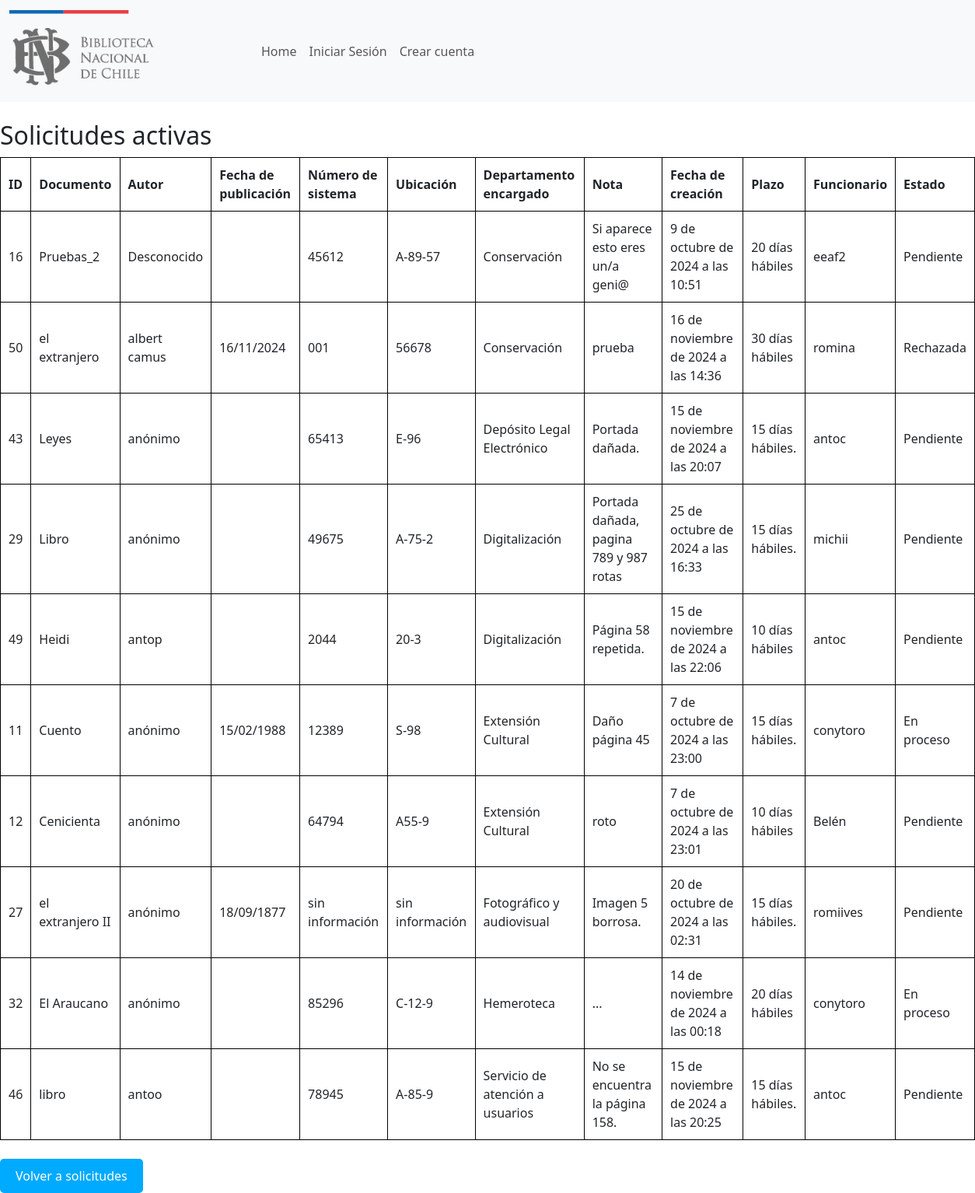
Page /cuentas/solicitudes_activas/?activas=true on the committed database.
### Cuentas/models.py (models this page shows, shortened)
class Solicitudes(models.Model):
    ESTADOS = [
        ('Pendiente','Pendiente'),
        ('En proceso','En proceso'),
        ('Completada','Completada'),
        ('Rechazada','Rechazada')
    ]
    DEPARTAMENTOS = [
        ("placeholder","Seleccionar"),
        ("Extensión Cultural","Extensión Cultural"),
        ("Servicio de atención a usuarios","Servicio de atención a usuarios"),
        ("Conservación","Conservación"),
        ("Digitalización","Digitalización"),
        ("Depósito Legal","Depósito Legal"),
        ("Adquisiciones Bibliográficas","Adquisiciones Bibliográficas"),
        ("Depósito Legal Electrónico","Depósito Legal Electrónico"),
        ("Mapoteca","Mapoteca"),
        ("Láminas y estampas","Láminas y estampas"),
        ("Fotográfico y audiovisual","Fotográfico y audiovisual"),
        ("Periódicos","Periódicos"),
        ("Hemeroteca","Hemeroteca"),
        ("Fondo General","Fondo General"),
        ("Sección Chilena","Sección Chilena")
        ]
    Prioridad=[
        ("Muy Importante","Muy Importante"),
        ("Importante","Importante"),
        ("Poco Importante","Poco Importante")
    ]
    documento = models.CharField(max_length=100)
    autor = models.CharField(max_length=60,blank=True)
    fecha_publicación = models.CharField(max_length=20,blank=True)
    número_de_sistema = models.CharField(max_length=20,blank=True)
    ubicación = models.CharField(max_length=20,blank=True)
    departamento = models.CharField(max_length=60, choices=DEPARTAMENTOS,default="placeholder")
    nota = models.TextField(blank=True)
    fecha = models.DateTimeField(auto_now_add=True)
    plazo = models.CharField(max_length=20, blank=True)
    funcionario = models.CharField(max_length=60)
    estado = models.CharField(max_length=20, choices=ESTADOS, default='pendiente')
    prioridad= models.CharField(max_length=120, choices=Prioridad, default="Importante")
    class Meta:
        ordering = ['-fecha']  # Ordena por fecha de manera ascendente
        ordering = ['departamento']

### Cuentas/views.py (the view)
# urls.py: path('solicitudes_activas/', views.filtrar_activas, name='filtrar_activas'),
def filtrar_activas(request):
    if 'activas' in request.GET and request.GET['activas'] == 'true':
        var_activas = Solicitudes.objects.exclude(estado='Completada')
    else:
        var_activas = Solicitudes.objects.all()
    return render(request, 'solicitudes_activas.html', {'contexto': var_activas})

### Cuentas/templates/solicitudes_activas.html (shortened to what this page needs)
<!DOCTYPE html>
<html lang="es">
<head>
    {% load static %}
    <link href="https://cdn.jsdelivr.net/npm/bootstrap@5.3.3/dist/css/bootstrap.min.css" rel="stylesheet">
</head>
<body>
    <nav class="navbar navbar-expand-lg navbar-light bg-light">
        <div class="container-fluid">
            <a class="navbar-brand" href="{% url 'Home' %}">
                <img src="{% static 'CSS/images/Logos_portal_Biblioteca_Nacional.png' %}" alt="logo" width="300">
            </a>
            <div class="collapse navbar-collapse" id="navbarSupportedContent">
                <ul class="navbar-nav me-auto mb-2 mb-lg-0">
                    <li class="nav-item">
                        <a class="nav-link" href="{% url 'Home' %}">Home</a>
                    </li>
                    {% if user.is_authenticated %}
                        <li class="nav-item">
                            <a class="nav-link" href="/solicitudes">Crear una nueva solicitud</a>
                        </li>
                        <li class="nav-item">
                            <a class="nav-link" href="/cerrar_sesion">Cerrar Sesión</a>
                        </li>
                        <li class="nav-item">
                            <a class="nav-link" href="/perfil">Perfil</a>
                        </li>
                    {% else %}
                        <li class="nav-item">
                            <a class="nav-link" href="/iniciar_sesion">Iniciar Sesión</a>
                        </li>
                        <li class="nav-item">
                            <a class="nav-link" href="/crear_cuenta">Crear cuenta</a>
                        </li>
                    {% endif %}
                </ul>
            </div>
        </div>
    </nav>
    <br>
    <h2>Solicitudes activas</h2>
    <table>
        <thead>
            <tr>
                <th>ID</th>
                <th>Documento</th>
                <th>Autor</th>
                <th>Fecha de publicación</th>
                <th>Número de sistema</th>
                <th>Ubicación</th>
                <th>Departamento encargado</th>
                <th>Nota</th>
                <th>Fecha de creación</th>
                <th>Plazo</th>
                <th>Funcionario</th>
                <th>Estado</th>
            </tr>
        </thead>
        <tbody>
            {% for x in contexto %}
                <tr>
                    <td>{{ x.id }}</td>
                    <td>{{ x.documento }}</td>
                    <td>{{ x.autor }}</td>
                    <td>{{ x.fecha_publicación }}</td>
                    <td>{{ x.número_de_sistema }}</td>
                    <td>{{ x.ubicación }}</td>
                    <td>{{ x.departamento }}</td>
                    <td>{{ x.nota }}</td>
                    <td>{{ x.fecha }}</td>
                    <td>{{ x.plazo }}</td>
                    <td>{{ x.funcionario }}</td>
                    <td>{{ x.estado }}</a></td>
                </tr>
            {% empty %}
                <tr>
                    <td colspan="7">No hay solicitudes.</td>
                </tr>
            {% endfor %}
        </tbody>
    </table>
    <br>
    <a href="/solicitudes_existentes">
        <button style="background-color: #00aaff; color: white; border: none; padding: 10px 20px; border-radius: 5px; cursor: pointer;">
            Volver a solicitudes
        </button>
    </a>
</body>
</html>

### Cuentas/templates/solicitudes_activas.html (style rules this page uses)
table { width: 100%; border-collapse: collapse; }
table, th, td { border: 1px solid black; }
th, td { padding: 10px; text-align: left; }

### rows in the picture
Solicitudes: id "16", documento "Pruebas_2", autor "Desconocido", número_de_sistema "45612", ubicación "A-89-57", departamento "Conservación", nota "Si aparece esto eres un/a geni@", fecha "9 de octubre de 2024 a las 10:51", plazo "20 días hábiles", funcionario "eeaf2", estado "Pendiente"
Solicitudes: id "50", documento "el extranjero", autor "albert camus", fecha_publicación "16/11/2024", número_de_sistema "001", ubicación "56678", departamento "Conservación", nota "prueba", fecha "16 de noviembre de 2024 a las 14:36", plazo "30 días hábiles", funcionario "romina", estado "Rechazada"
Solicitudes: id "43", documento "Leyes", autor "anónimo", número_de_sistema "65413", ubicación "E-96", departamento "Depósito Legal Electrónico", nota "Portada dañada.", fecha "15 de noviembre de 2024 a las 20:07", plazo "15 días hábiles.", funcionario "antoc", estado "Pendiente"
Solicitudes: id "29", documento "Libro", autor "anónimo", número_de_sistema "49675", ubicación "A-75-2", departamento "Digitalización", nota "Portada dañada, pagina 789 y 987 rotas", fecha "25 de octubre de 2024 a las 16:33", plazo "15 días hábiles.", funcionario "michii", estado "Pendiente"
Solicitudes: id "49", documento "Heidi", autor "antop", número_de_sistema "2044", ubicación "20-3", departamento "Digitalización", nota "Página 58 repetida.", fecha "15 de noviembre de 2024 a las 22:06", plazo "10 días hábiles", funcionario "antoc", estado "Pendiente"
Solicitudes: id "11", documento "Cuento", autor "anónimo", fecha_publicación "15/02/1988", número_de_sistema "12389", ubicación "S-98", departamento "Extensión Cultural", nota "Daño página 45", fecha "7 de octubre de 2024 a las 23:00", plazo "15 días hábiles.", funcionario "conytoro", estado "En proceso"
Solicitudes: id "12", documento "Cenicienta", autor "anónimo", número_de_sistema "64794", ubicación "A55-9", departamento "Extensión Cultural", nota "roto", fecha "7 de octubre de 2024 a las 23:01", plazo "10 días hábiles", funcionario "Belén", estado "Pendiente"
Solicitudes: id "27", documento "el extranjero II", autor "anónimo", fecha_publicación "18/09/1877", número_de_sistema "sin información", ubicación "sin información", departamento "Fotográfico y audiovisual", nota "Imagen 5 borrosa.", fecha "20 de octubre de 2024 a las 02:31", plazo "15 días hábiles.", funcionario "romiives", estado "Pendiente"
Solicitudes: id "32", documento "El Araucano", autor "anónimo", número_de_sistema "85296", ubicación "C-12-9", departamento "Hemeroteca", nota "...", fecha "14 de noviembre de 2024 a las 00:18", plazo "20 días hábiles", funcionario "conytoro", estado "En proceso"
Solicitudes: id "46", documento "libro", autor "antoo", número_de_sistema "78945", ubicación "A-85-9", departamento "Servicio de atención a usuarios", nota "No se encuentra la página 158.", fecha "15 de noviembre de 2024 a las 20:25", plazo "15 días hábiles.", funcionario "antoc", estado "Pendiente"
